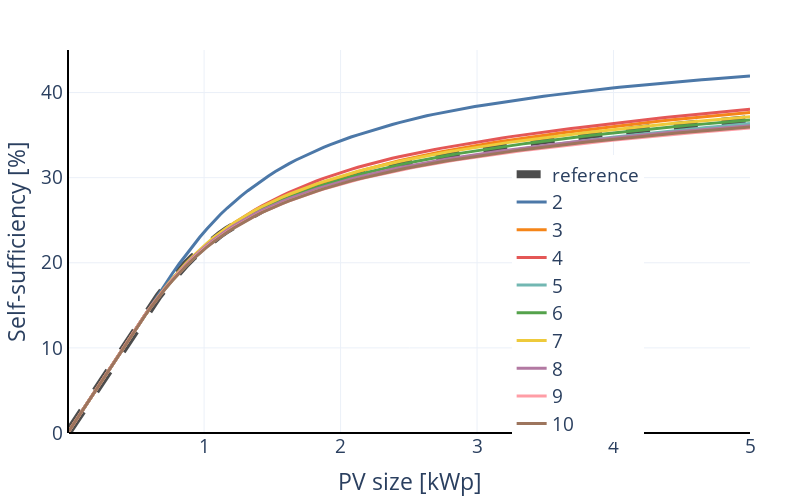

Notebook source saved alongside this figure:
### Code cell
_fig_self = px.line(reference)
_fig_self.update_traces(line_color="black", line_width=8, opacity=0.7, line_dash="dash")

graph = pd.DataFrame(index=pv_sizes, data=self_prod)
scores = []
for col in graph.columns:
    score = (graph[col] - reference.reference).abs().sum() * 100 / reference.reference.abs().sum()
    scores.append(score)
    # print(f"cluster {col} -> score={np.round(score, 3)}")
scores = pd.DataFrame(index=graph.columns, data=scores)

for trace in px.line(graph).data:
    _fig_self.add_trace(trace)
    _fig_self.data[-1].update(line_width=3)

_fig_self.update_layout(
    layout,
    height=500,
    width=800,
    yaxis_title="Self-sufficiency [%]",
    yaxis_dtick=10,
    xaxis_title="PV size [kWp]",
    yaxis_showline=True, yaxis_linewidth=2, yaxis_linecolor='black',
    xaxis_showline=False, xaxis_linewidth=2, xaxis_linecolor='black',
    yaxis_range=[0, 45],
    showlegend=True,
    legend={"x": 0.65, "y": 0.35},
    legend_title="")
_fig_self.show()
